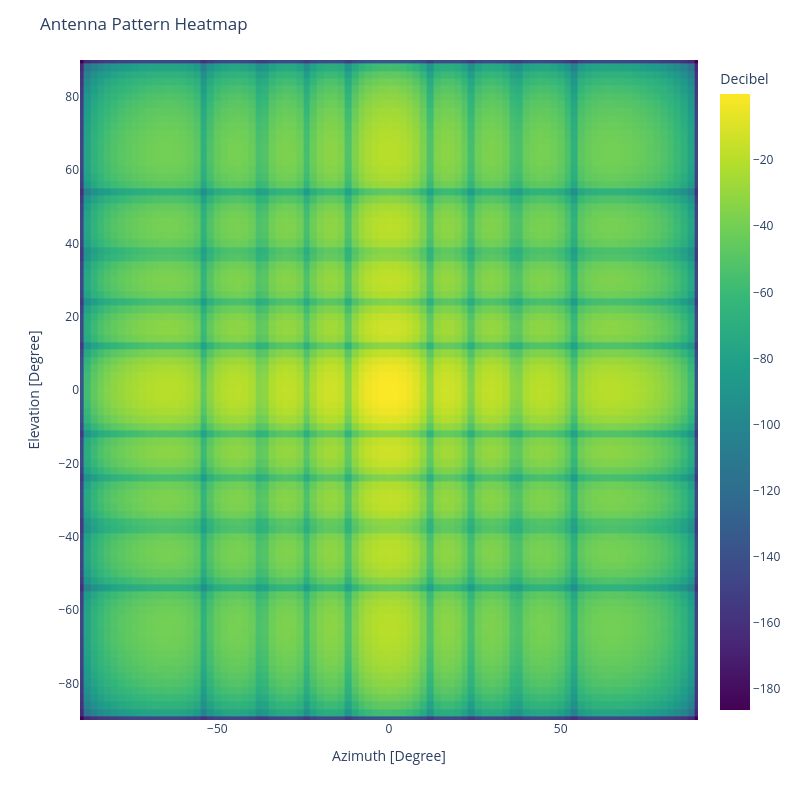

The cell this chart's notebook holds for it:
### Markdown cell above
#### Image

### Code cell
arr.plot.beam(
    DirectionDomain.ANGLE,
    PhaseUnit.DEGREE,
    AmplitudeDomain.Gain,
    AmplitudeUnit.DECIBEL,
    FigureType.IMAGE,
    freq,
)

### Figure 1 — Plotly figure (JSON) as saved in the notebook; plotly's stock layout.template omitted (floating-point values rounded to 4 significant figures; data arrays with more than 128 entries replaced by an {"elided": "..."} marker saying what was removed)
{"data": [{"coloraxis": "coloraxis", "histfunc": "avg", "hovertemplate": "Azimuth [Degree]=%{x}<br>Elevation [Degree]=%{y}<br>avg of gain [Decibel]=%{z}<extra></extra>", "name": "", "nbinsx": 100, "nbinsy": 100, "type": "histogram2d", "x": {"elided": "33124 float values"}, "xaxis": "x", "xbingroup": "x", "y": {"elided": "33124 float values"}, "yaxis": "y", "ybingroup": "y", "z": {"elided": "33124 float values"}}], "layout": {"coloraxis": {"colorbar": {"title": {"text": "Decibel"}}, "colorscale": [[0, "#440154"], [0.1111, "#482878"], [0.2222, "#3e4989"], [0.3333, "#31688e"], [0.4444, "#26828e"], [0.5556, "#1f9e89"], [0.6667, "#35b779"], [0.7778, "#6ece58"], [0.8889, "#b5de2b"], [1, "#fde725"]]}, "height": 800, "legend": {"tracegroupgap": 0}, "margin": {"t": 60}, "title": {"text": "Antenna Pattern Heatmap"}, "width": 800, "xaxis": {"anchor": "y", "domain": [0, 1], "range": [-90, 90], "title": {"text": "Azimuth [Degree]"}}, "yaxis": {"anchor": "x", "domain": [0, 1], "range": [-90, 90], "title": {"text": "Elevation [Degree]"}}}}
